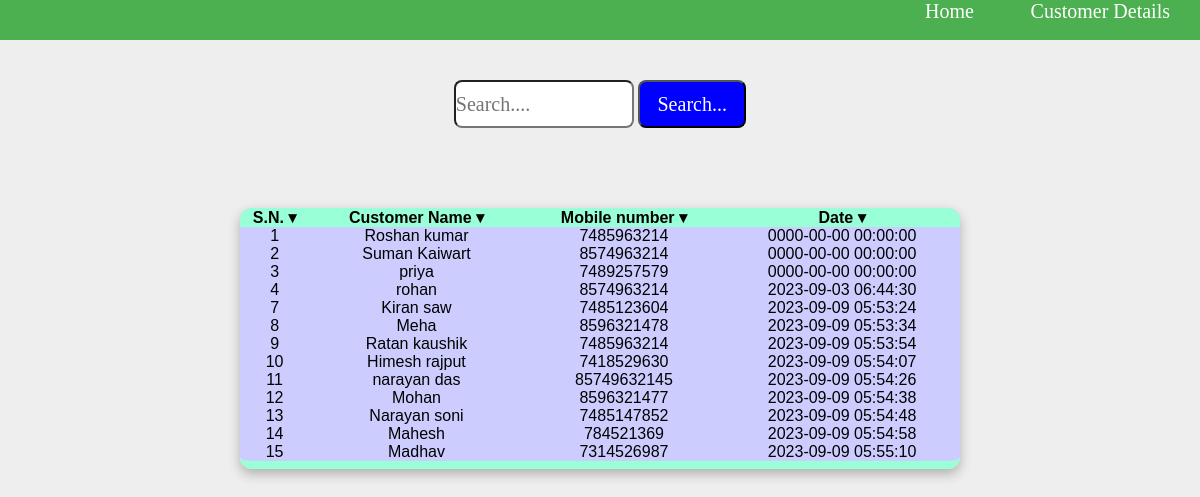
Screenshot of /cusDetail.php with the database file from the repository.
### tables this page shows
CREATE TABLE IF NOT EXISTS `customer` (
  `sn` int(20) NOT NULL AUTO_INCREMENT,
  `cname` text,
  `mobile` varchar(255) DEFAULT NULL,
  `date` timestamp NOT NULL DEFAULT CURRENT_TIMESTAMP,
  PRIMARY KEY (`sn`)
);

### cusDetail.php (the view, shortened to what this page needs)
<html leng="en">
<head>
<link rel = "stylesheet" href="indexstyle.css">
<link rel = "stylesheet" href="cusDetail.css">
</head>
<body>
    <div class="hed">
    <div class="menu"><a href="index.php">Home</a>&nbsp&nbsp&nbsp&nbsp&nbsp&nbsp<a href="cusDetail.php">Customer Details</a></div>
    </div>
    <div class="search">
   <center> <form action="searchcos.php" method="GET">
    <input type = "text" placeholder = "Search...." class= "input" name = "namesearch">
    <input type = "submit" value = "Search..." name="custsearch" class= "searchbtn">
    </form></center>
    </div>
	<div class = "content" >
<table id = "mytable" style = "border-collapse:collapse;" class = "box">
<th onclick = "sortTable(0)">S.N. &#9662</th>
<th onclick = "sortTable(1)">Customer Name &#9662 </th>
<th onclick = "sortTable(2)">Mobile number &#9662 </th>
<th onclick = "sortTable(3)">Date &#9662 </th>
 <?php
 $server = "localhost";
 $username = "root";
 $password = "";
 $dbname = "ayushman";
 $conn = mysqli_connect($server, $username, $password,$dbname);
	$query = "SELECT * FROM customer";
	$qudis = mysqli_query($conn,$query);
	while($result = mysqli_fetch_array($qudis))
	{
 ?>
 <tr>
 <td><?php echo $result['sn'];?></td>
 <td><?php echo $result['cname'];?></td>
 <td><?php echo $result['mobile'];?></td>
 <td><?php echo $result['date'];?></td>
 </tr>
	<?php }
	?>
</table>
 </div>
</body>
</html>

### indexstyle.css (style rules this page uses)
body { font-family: Arial; background-color :#eeeeee; }
* { margin : 0; padding : 0; font-family : sans-serif; }
.hed { width : 100%; height : 5%; background-color: #4CAF50; top:0px; position : relative; }
.menu { float : right; margin-right : 15px; height : 5%; }
a { color : white; margin-top: 25px; text-align: center; padding: 5px 15px; text-decoration: none; font-size: 20px; font-family:cambria; }

### cusDetail.css (style rules this page uses)
.content { margin-left: 20%; margin-top : 80px; height : auto; border-radius : 12px 12px 12px 12px; overflow : hidden; box-shadow :0 5px 12px rgba(32,32,32,.3); margin-right : 20px; position : absolute; border-bottom : 8px solid #99ffd6; width : 60%; }
.box { width : 100%; }
.box th { background-color : #99ffd6; }
.box tr { background-color : #ccccff; text-align : center; }
.input { border-radius: 8px; width: 15%; height: 6%; font-size: 20px; font-family: Cambria, Cochin, Georgia, Times, 'Times New Roman', serif; }
.search { margin-top: 40px; }
.searchbtn { border-radius: 8px; width: 9%; height: 6%; color : white; background-color: blue; font-size: 20px; font-family: Cambria, Cochin, Georgia, Times, 'Times New Roman', serif; cursor: pointer; }

### rows the page displays
customer: sn "1", cname "Roshan kumar", mobile "7485963214", date "0000-00-00 00:00:00"
customer: sn "2", cname "Suman Kaiwart", mobile "8574963214", date "0000-00-00 00:00:00"
customer: sn "3", cname "priya", mobile "7489257579", date "0000-00-00 00:00:00"
customer: sn "4", cname "rohan", mobile "8574963214", date "2023-09-03 06:44:30"
customer: sn "7", cname "Kiran saw", mobile "7485123604", date "2023-09-09 05:53:24"
customer: sn "8", cname "Meha", mobile "8596321478", date "2023-09-09 05:53:34"
customer: sn "9", cname "Ratan kaushik", mobile "7485963214", date "2023-09-09 05:53:54"
customer: sn "10", cname "Himesh rajput", mobile "7418529630", date "2023-09-09 05:54:07"
customer: sn "11", cname "narayan das", mobile "85749632145", date "2023-09-09 05:54:26"
customer: sn "12", cname "Mohan", mobile "8596321477", date "2023-09-09 05:54:38"
customer: sn "13", cname "Narayan soni", mobile "7485147852", date "2023-09-09 05:54:48"
customer: sn "14", cname "Mahesh", mobile "784521369", date "2023-09-09 05:54:58"
customer: sn "15", cname "Madhav", mobile "7314526987", date "2023-09-09 05:55:10"
